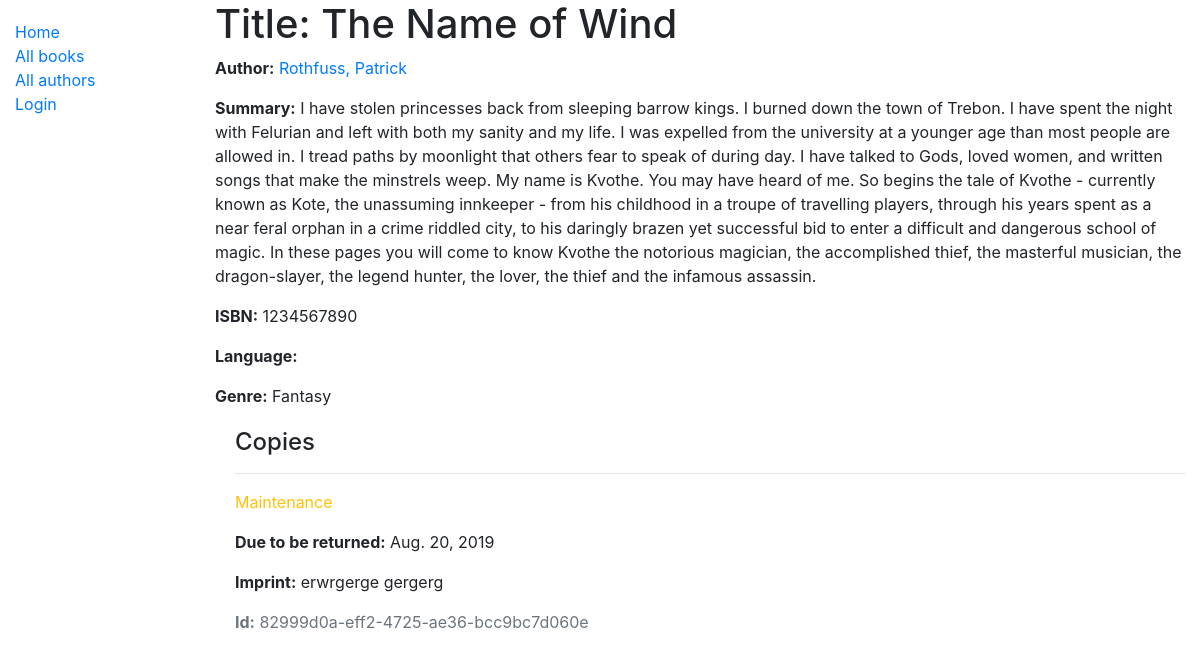
/catalog/book/1, run on the app's committed database.
### catalog/models.py (models this page shows, shortened)
class Book(models.Model):
    title = models.CharField(max_length=200)
    author = models.ForeignKey('Author', on_delete=models.SET_NULL, null=True)
    summary = models.TextField(
        max_length=1000, help_text='Enter a brief description of the book')
    isbn = models.CharField(
        'ISBN', max_length=13, help_text='13 Character <a href="https://www.isbn-international.org/content/what-isbn"> ISBN number</a>')
    genre = models.ManyToManyField(
        Genre, help_text='Select a genre for this book')
    def display_genre(self):
        """Create a string for the Genre, This is required to display genre in Admin."""
        return ', '.join([genre.name for genre in self.genre.all()[:3]])
    display_genre.shor_description = 'Genre'

class Author(models.Model):
    first_name = models.CharField(max_length=100)
    last_name = models.CharField(max_length=100)
    date_of_birth = models.DateField(null=True, blank=True)
    date_of_death = models.DateField('died', null=True, blank=True)
    class Meta:
        ordering = ['last_name', 'first_name']
    def __str__(self):
        return '%s, %s' % (self.last_name, self.first_name)

class Genre(models.Model):
    name = models.CharField(
        max_length=200, help_text='Enter a book genre (e.g. Science Fiction)')
    def __str__(self):
        return self.name

class BookInstance(models.Model):
    id = models.UUIDField(primary_key=True, default=uuid.uuid4,
                          help_text='Unique ID for this particulaar book across whole library')
    book = models.ForeignKey('Book', on_delete=models.SET_NULL, null=True)
    imprint = models.CharField(max_length=200)
    due_back = models.DateField(null=True, blank=True)
    borrower = models.ForeignKey(
        User, on_delete=models.SET_NULL, null=True, blank=True)
    LOAN_STATUS = (
        ('d', 'Maintenance'),
        ('o', 'On loan'),
        ('a', 'Available'),
        ('r', 'Reserved'),
    )
    status = models.CharField(
        max_length=1,
        choices=LOAN_STATUS,
        blank=True,
        default='d',
        help_text='Book availability',
    )
    class Meta:
        ordering = ['due_back']
        permissions = (("can_mark_returned", "Set book as returned"),)

### catalog/views.py (the view, shortened to what this page needs)
# urls.py: path('book/<int:pk>', views.BookDetailView.as_view(), name='book-detail'),
class BookDetailView(generic.DetailView):
    model = Book

### catalog/templates/catalog/book_detail.html (shortened to what this page needs)
{% extends "base_generic.html" %}
{% block content %}
<h1>Title: {{ book.title }}</h1>
<p><strong>Author:</strong> <a href="{% url 'author-detail' book.author.pk %}">{{ book.author }}</a></p>
<p><strong>Summary:</strong> {{ book.summary }}</p>
<p><strong>ISBN:</strong> {{ book.isbn }}</p>
<p><strong>Language:</strong> {{ book.language }}</p>
<p><strong>Genre:</strong> {% for genre in book.genre.all %} {{ genre }}{% endfor %}</p>
<div style="margin-left:20px;margin-top:20px">
  <h4>Copies</h4>
  {% for copy in book.bookinstance_set.all %}
  <hr>
  <p
    class="{% if copy.status == 'a' %}text-success{% elif copy.status == 'm' %}text-danger{% else %}text-warning{% endif %}">
    {{ copy.get_status_display }}</p>
  {% if copy.status != 'a' %}
  <p><strong>Due to be returned:</strong> {{copy.due_back}}</p>
  {% endif %}
  <p><strong>Imprint:</strong> {{copy.imprint}}</p>
  <p class="text-muted"><strong>Id:</strong> {{copy.id}}</p>
  {% endfor %}
</div>
{% endblock %}

### data on the page
Book: title "The Name of Wind", author "Rothfuss, Patrick", summary "I have stolen princesses back from sleeping barrow kings. I burned down the town of Trebon. I have spent the night with Felurian and left with both my sanity and my life. I was expelled from the university at a younger age than most people are allowed in. I tread paths by moonlight that others fear to speak of during day. I have talked to Gods, loved women, and written songs that make the minstrels weep. My name is Kvothe. You may have heard of me. So begins the tale of Kvothe - currently known as Kote, the unassuming innkeeper - from his childhood in a troupe of travelling players, through his years spent as a near feral orphan in a crime riddled city, to his daringly brazen yet successful…", isbn "1234567890"
Genre: name "Fantasy"
BookInstance: status "Maintenance", due_back "Aug. 20, 2019", imprint "erwrgerge gergerg", id "82999d0a-eff2-4725-ae36-bcc9bc7d060e"
